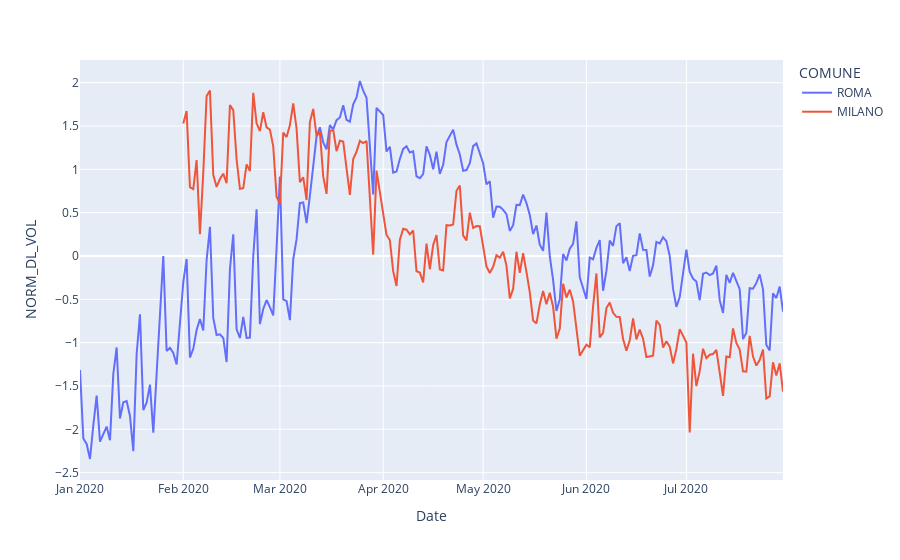

This figure's notebook cell:
### Code cell
fig = px.line(daily_selected_data_groupped, x='Date', y='NORM_DL_VOL', color='COMUNE')
fig.show()

### Figure 1 — Plotly figure (JSON) as saved in the notebook; plotly's stock layout.template omitted (floating-point values rounded to 4 significant figures; data arrays with more than 128 entries replaced by an {"elided": "..."} marker saying what was removed)
{"data": [{"hovertemplate": "COMUNE=ROMA<br>Date=%{x}<br>NORM_DL_VOL=%{y}<extra></extra>", "legendgroup": "ROMA", "line": {"color": "#636efa", "dash": "solid"}, "mode": "lines", "name": "ROMA", "orientation": "v", "showlegend": true, "type": "scatter", "x": {"elided": "208 str values"}, "xaxis": "x", "y": {"elided": "208 float values"}, "yaxis": "y"}, {"hovertemplate": "COMUNE=MILANO<br>Date=%{x}<br>NORM_DL_VOL=%{y}<extra></extra>", "legendgroup": "MILANO", "line": {"color": "#EF553B", "dash": "solid"}, "mode": "lines", "name": "MILANO", "orientation": "v", "showlegend": true, "type": "scatter", "x": {"elided": "177 str values"}, "xaxis": "x", "y": {"elided": "177 float values"}, "yaxis": "y"}], "layout": {"legend": {"title": {"text": "COMUNE"}, "tracegroupgap": 0}, "margin": {"t": 60}, "xaxis": {"anchor": "y", "domain": [0, 1], "title": {"text": "Date"}}, "yaxis": {"anchor": "x", "domain": [0, 1], "title": {"text": "NORM_DL_VOL"}}}}
